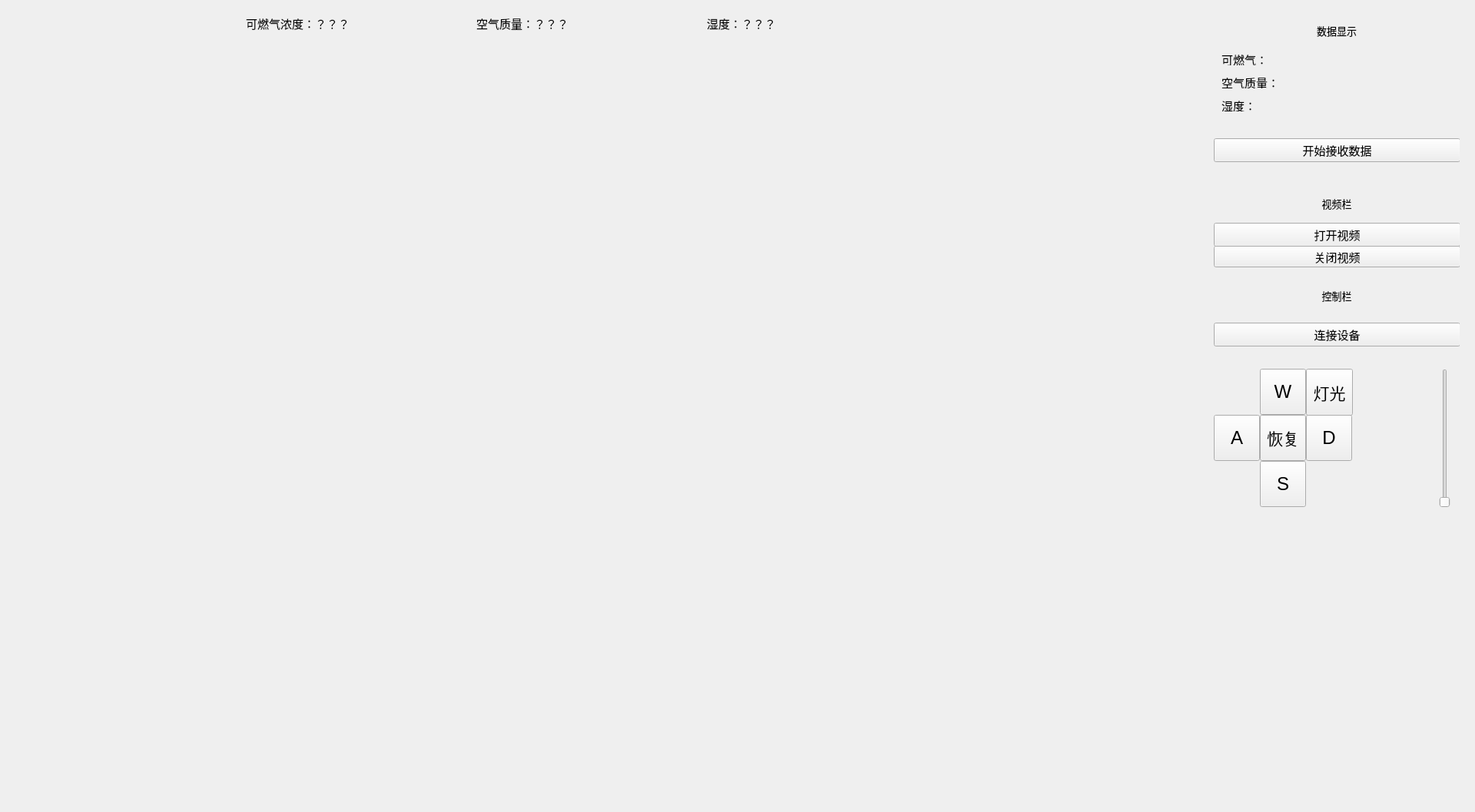
<?xml version="1.0" encoding="UTF-8"?>
<ui version="4.0">
 <class>Index</class>
 <widget class="QWidget" name="Index">
  <property name="geometry">
   <rect>
    <x>0</x>
    <y>0</y>
    <width>1920</width>
    <height>1057</height>
   </rect>
  </property>
  <property name="minimumSize">
   <size>
    <width>0</width>
    <height>0</height>
   </size>
  </property>
  <property name="font">
   <font>
    <family>楷体</family>
    <pointsize>11</pointsize>
   </font>
  </property>
  <property name="windowTitle">
   <string>Form</string>
  </property>
  <widget class="QLabel" name="video_region">
   <property name="geometry">
    <rect>
     <x>10</x>
     <y>10</y>
     <width>1520</width>
     <height>1037</height>
    </rect>
   </property>
   <property name="text">
    <string/>
   </property>
  </widget>
  <widget class="QWidget" name="right_control" native="true">
   <property name="geometry">
    <rect>
     <x>1580</x>
     <y>10</y>
     <width>320</width>
     <height>1037</height>
    </rect>
   </property>
   <widget class="QPushButton" name="pushButton_3">
    <property name="geometry">
     <rect>
      <x>0</x>
      <y>310</y>
      <width>321</width>
      <height>28</height>
     </rect>
    </property>
    <property name="text">
     <string>关闭视频</string>
    </property>
   </widget>
   <widget class="QPushButton" name="pushButton_2">
    <property name="geometry">
     <rect>
      <x>0</x>
      <y>280</y>
      <width>321</width>
      <height>31</height>
     </rect>
    </property>
    <property name="text">
     <string>打开视频</string>
    </property>
   </widget>
   <widget class="QPushButton" name="key_left_m">
    <property name="geometry">
     <rect>
      <x>0</x>
      <y>530</y>
      <width>60</width>
      <height>60</height>
     </rect>
    </property>
    <property name="font">
     <font>
      <family>Arial</family>
      <pointsize>18</pointsize>
     </font>
    </property>
    <property name="text">
     <string>A</string>
    </property>
   </widget>
   <widget class="QPushButton" name="key_right_m">
    <property name="geometry">
     <rect>
      <x>120</x>
      <y>530</y>
      <width>60</width>
      <height>60</height>
     </rect>
    </property>
    <property name="font">
     <font>
      <family>Arial</family>
      <pointsize>18</pointsize>
     </font>
    </property>
    <property name="text">
     <string>D</string>
    </property>
   </widget>
   <widget class="QPushButton" name="key_down_m">
    <property name="geometry">
     <rect>
      <x>60</x>
      <y>590</y>
      <width>60</width>
      <height>60</height>
     </rect>
    </property>
    <property name="font">
     <font>
      <family>Arial</family>
      <pointsize>18</pointsize>
     </font>
    </property>
    <property name="text">
     <string>S</string>
    </property>
   </widget>
   <widget class="QPushButton" name="key_up_m">
    <property name="geometry">
     <rect>
      <x>60</x>
      <y>470</y>
      <width>60</width>
      <height>60</height>
     </rect>
    </property>
    <property name="font">
     <font>
      <family>Arial</family>
      <pointsize>18</pointsize>
     </font>
    </property>
    <property name="text">
     <string>W</string>
    </property>
   </widget>
   <widget class="QPushButton" name="key_reset_m">
    <property name="geometry">
     <rect>
      <x>60</x>
      <y>530</y>
      <width>60</width>
      <height>60</height>
     </rect>
    </property>
    <property name="font">
     <font>
      <family>Arial</family>
      <pointsize>16</pointsize>
     </font>
    </property>
    <property name="text">
     <string>恢复</string>
    </property>
   </widget>
   <widget class="QLabel" name="show_data_label">
    <property name="geometry">
     <rect>
      <x>0</x>
      <y>15</y>
      <width>320</width>
      <height>30</height>
     </rect>
    </property>
    <property name="font">
     <font>
      <family>楷体</family>
      <pointsize>10</pointsize>
     </font>
    </property>
    <property name="text">
     <string>数据显示</string>
    </property>
    <property name="textFormat">
     <enum>Qt::AutoText</enum>
    </property>
    <property name="alignment">
     <set>Qt::AlignCenter</set>
    </property>
   </widget>
   <widget class="QPushButton" name="open_control">
    <property name="geometry">
     <rect>
      <x>0</x>
      <y>410</y>
      <width>321</width>
      <height>31</height>
     </rect>
    </property>
    <property name="text">
     <string>连接设备</string>
    </property>
   </widget>
   <widget class="QPushButton" name="startReceiveData_btn">
    <property name="geometry">
     <rect>
      <x>0</x>
      <y>170</y>
      <width>321</width>
      <height>31</height>
     </rect>
    </property>
    <property name="text">
     <string>开始接收数据</string>
    </property>
   </widget>
   <widget class="QPushButton" name="light_control_btn">
    <property name="geometry">
     <rect>
      <x>120</x>
      <y>470</y>
      <width>61</width>
      <height>61</height>
     </rect>
    </property>
    <property name="font">
     <font>
      <family>楷体</family>
      <pointsize>16</pointsize>
     </font>
    </property>
    <property name="text">
     <string>灯光</string>
    </property>
   </widget>
   <widget class="QSlider" name="verticalSlider">
    <property name="geometry">
     <rect>
      <x>290</x>
      <y>470</y>
      <width>22</width>
      <height>181</height>
     </rect>
    </property>
    <property name="orientation">
     <enum>Qt::Vertical</enum>
    </property>
   </widget>
   <widget class="horizontal_m" name="mq2_h" native="true">
    <property name="geometry">
     <rect>
      <x>110</x>
      <y>60</y>
      <width>200</width>
      <height>15</height>
     </rect>
    </property>
   </widget>
   <widget class="horizontal_m" name="mq135" native="true">
    <property name="geometry">
     <rect>
      <x>110</x>
      <y>90</y>
      <width>200</width>
      <height>15</height>
     </rect>
    </property>
   </widget>
   <widget class="horizontal_m" name="dht11_w" native="true">
    <property name="geometry">
     <rect>
      <x>110</x>
      <y>120</y>
      <width>200</width>
      <height>15</height>
     </rect>
    </property>
   </widget>
   <widget class="QLabel" name="mq2_mpp_la">
    <property name="geometry">
     <rect>
      <x>10</x>
      <y>60</y>
      <width>100</width>
      <height>15</height>
     </rect>
    </property>
    <property name="text">
     <string>可燃气：</string>
    </property>
   </widget>
   <widget class="QLabel" name="mq135_la">
    <property name="geometry">
     <rect>
      <x>10</x>
      <y>90</y>
      <width>100</width>
      <height>15</height>
     </rect>
    </property>
    <property name="text">
     <string>空气质量：</string>
    </property>
   </widget>
   <widget class="QLabel" name="dht11_shi_la">
    <property name="geometry">
     <rect>
      <x>10</x>
      <y>120</y>
      <width>100</width>
      <height>15</height>
     </rect>
    </property>
    <property name="text">
     <string>湿度：</string>
    </property>
   </widget>
   <widget class="QLabel" name="video_show_la">
    <property name="geometry">
     <rect>
      <x>0</x>
      <y>240</y>
      <width>320</width>
      <height>30</height>
     </rect>
    </property>
    <property name="font">
     <font>
      <family>楷体</family>
      <pointsize>10</pointsize>
     </font>
    </property>
    <property name="text">
     <string>视频栏</string>
    </property>
    <property name="textFormat">
     <enum>Qt::AutoText</enum>
    </property>
    <property name="alignment">
     <set>Qt::AlignCenter</set>
    </property>
   </widget>
   <widget class="QLabel" name="con_lan_la">
    <property name="geometry">
     <rect>
      <x>0</x>
      <y>360</y>
      <width>320</width>
      <height>30</height>
     </rect>
    </property>
    <property name="font">
     <font>
      <family>楷体</family>
      <pointsize>10</pointsize>
     </font>
    </property>
    <property name="text">
     <string>控制栏</string>
    </property>
    <property name="textFormat">
     <enum>Qt::AutoText</enum>
    </property>
    <property name="alignment">
     <set>Qt::AlignCenter</set>
    </property>
   </widget>
   <widget class="QLabel" name="bottom_la">
    <property name="geometry">
     <rect>
      <x>0</x>
      <y>710</y>
      <width>321</width>
      <height>16</height>
     </rect>
    </property>
    <property name="text">
     <string/>
    </property>
   </widget>
  </widget>
  <widget class="QWidget" name="data_bar_label" native="true">
   <property name="geometry">
    <rect>
     <x>10</x>
     <y>10</y>
     <width>1520</width>
     <height>40</height>
    </rect>
   </property>
   <widget class="QLabel" name="Time_my">
    <property name="geometry">
     <rect>
      <x>10</x>
      <y>10</y>
      <width>200</width>
      <height>20</height>
     </rect>
    </property>
    <property name="text">
     <string/>
    </property>
   </widget>
   <widget class="QLabel" name="MQ_135">
    <property name="geometry">
     <rect>
      <x>610</x>
      <y>10</y>
      <width>200</width>
      <height>20</height>
     </rect>
    </property>
    <property name="text">
     <string>空气质量：？？？</string>
    </property>
   </widget>
   <widget class="QLabel" name="DHT11_btn_H">
    <property name="geometry">
     <rect>
      <x>910</x>
      <y>10</y>
      <width>200</width>
      <height>20</height>
     </rect>
    </property>
    <property name="text">
     <string>湿度：？？？</string>
    </property>
   </widget>
   <widget class="QLabel" name="MQ2_ppm">
    <property name="geometry">
     <rect>
      <x>310</x>
      <y>10</y>
      <width>200</width>
      <height>20</height>
     </rect>
    </property>
    <property name="text">
     <string>可燃气浓度：？？？</string>
    </property>
   </widget>
  </widget>
 </widget>
 <customwidgets>
  <customwidget>
   <class>horizontal_m</class>
   <extends>QWidget</extends>
   <header location="global">horizontal_m.h</header>
   <container>1</container>
  </customwidget>
 </customwidgets>
 <resources/>
 <connections/>
</ui>
